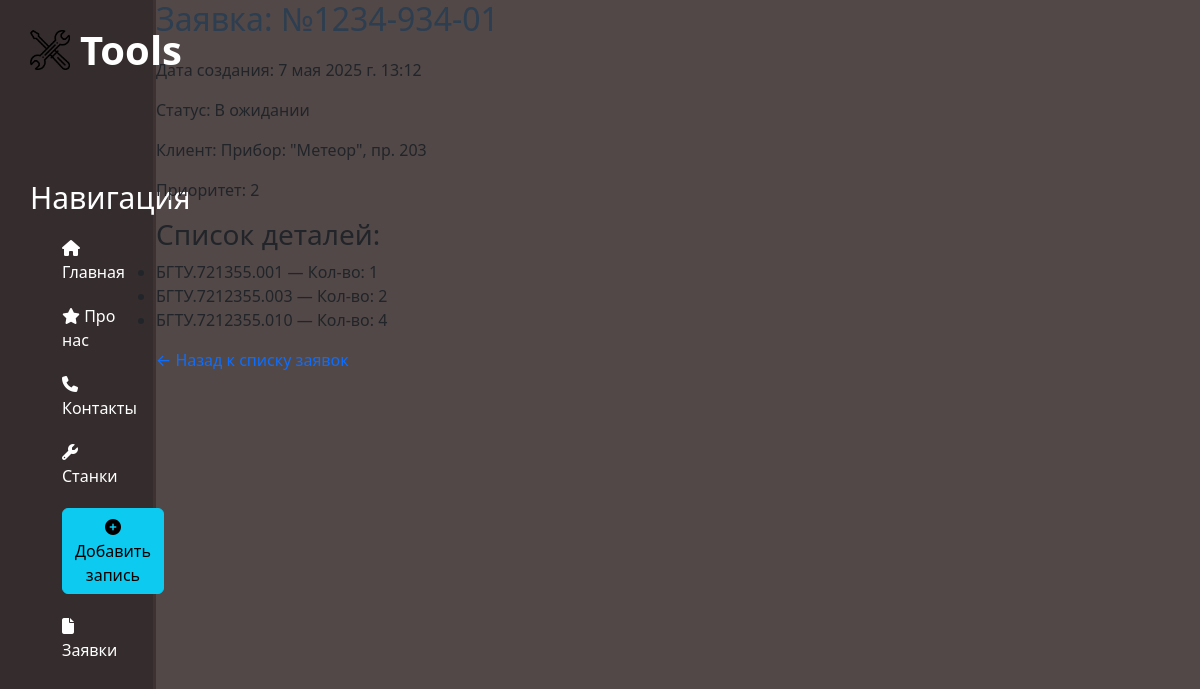
The app's page /orders/1/ with its own data.
### orders/models.py (models this page shows, shortened)
class Order(models.Model):
    order_number = models.CharField('Номер заявки', max_length=100, unique=True)
    created_at = models.DateTimeField('Дата создания', auto_now_add=True)
    priority = models.IntegerField('Приоритет', default=1)                     #чем меньше число, тем выше его приоритет
    customer_name = models.CharField('Имя кастомное', max_length=100)
    status = models.CharField('Статус', max_length=100)
    class Meta:    #Этот класс существуюет для переименования модели в админке
        verbose_name = 'Заявка'
        verbose_name_plural = 'Заявки'

class OrderDetail(models.Model):
    order = models.ForeignKey(Order, on_delete=models.CASCADE, related_name='order_details')
    detail = models.ForeignKey(Detail, on_delete=models.CASCADE)
    quantity = models.PositiveIntegerField()
    class Meta:
        unique_together = ('order', 'detail')

class Detail(models.Model):
    name = models.CharField('Номер детали', max_length=100, unique=True)
    number = models.CharField('Наименование', max_length=50, unique=True)
    material = models.CharField('Материал', max_length=100)
    prep_time = models.IntegerField('Время подготовительное (мин)')   #validators=[MaxValueValidator(10 000)]  По идее могут быть ошибки от int и ошибки, если число будет больше 10^4
    piece_time = models.IntegerField('Время штучное (мин)')
    length = models.FloatField('Длина (мм)', )    #Тут было б ы правильно обсуждать размеры заготовки, а не самой детали, тк все эти данные из АСУПр в теории идут в производство
    width = models.FloatField('Ширина (мм)', )
    height = models.FloatField('Высота (мм)', )
    class Meta:    #Этот класс существуюет для переименования модели в админке
        verbose_name = 'Деталь'
        verbose_name_plural = 'Детали'

### orders/views.py (the view)
# urls.py: path('<int:order_id>/', views.order_detail, name='order_detail'),
def order_detail(request, order_id):
    order = Order.objects.get(id=order_id)
    order_details = OrderDetail.objects.filter(order=order)
    return render(request, 'orders/order_detail.html', {
        'order': order,
        'order_details': order_details
    })

### orders/templates/orders/order_detail.html (shortened to what this page needs)
{% extends 'main/layout.html' %}
{% block content %}
  <h2>Заявка: {{ order.order_number }}</h2>
  <p>Дата создания: {{ order.created_at }}</p>
  <p>Статус: {{ order.status }}</p>
  <p>Клиент: {{ order.customer_name }}</p>
  <p>Приоритет: {{ order.priority }}</p>
  <h3>Список деталей:</h3>
  <ul>
    {% for item in order_details %}
      <li>{{ item.detail.name }} — Кол-во: {{ item.quantity }}</li>
    {% empty %}
      <li>Нет деталей в заявке.</li>
    {% endfor %}
  </ul>
  <a href="{% url 'orders_home' %}">← Назад к списку заявок</a>
{% endblock %}

### main/static/main/css/main.css (style rules this page uses)
body { background: #534848; }

### orders/static/orders/css/style.css (style rules this page uses)
h2 { margin-bottom: 20px; color: #2c3e50; }

### orders/static/orders/css/style_2.css (style rules this page uses)
a, u { text-decoration: none; }

### records on screen
Order: created_at "7 мая 2025 г. 13:12", status "В ожидании", customer_name "Прибор: \"Метеор\", пр. 203", priority "2"
OrderDetail: detail.name "БГТУ.721355.001", quantity "1"
OrderDetail: detail.name "БГТУ.7212355.003", quantity "2"
OrderDetail: detail.name "БГТУ.7212355.010", quantity "4"
